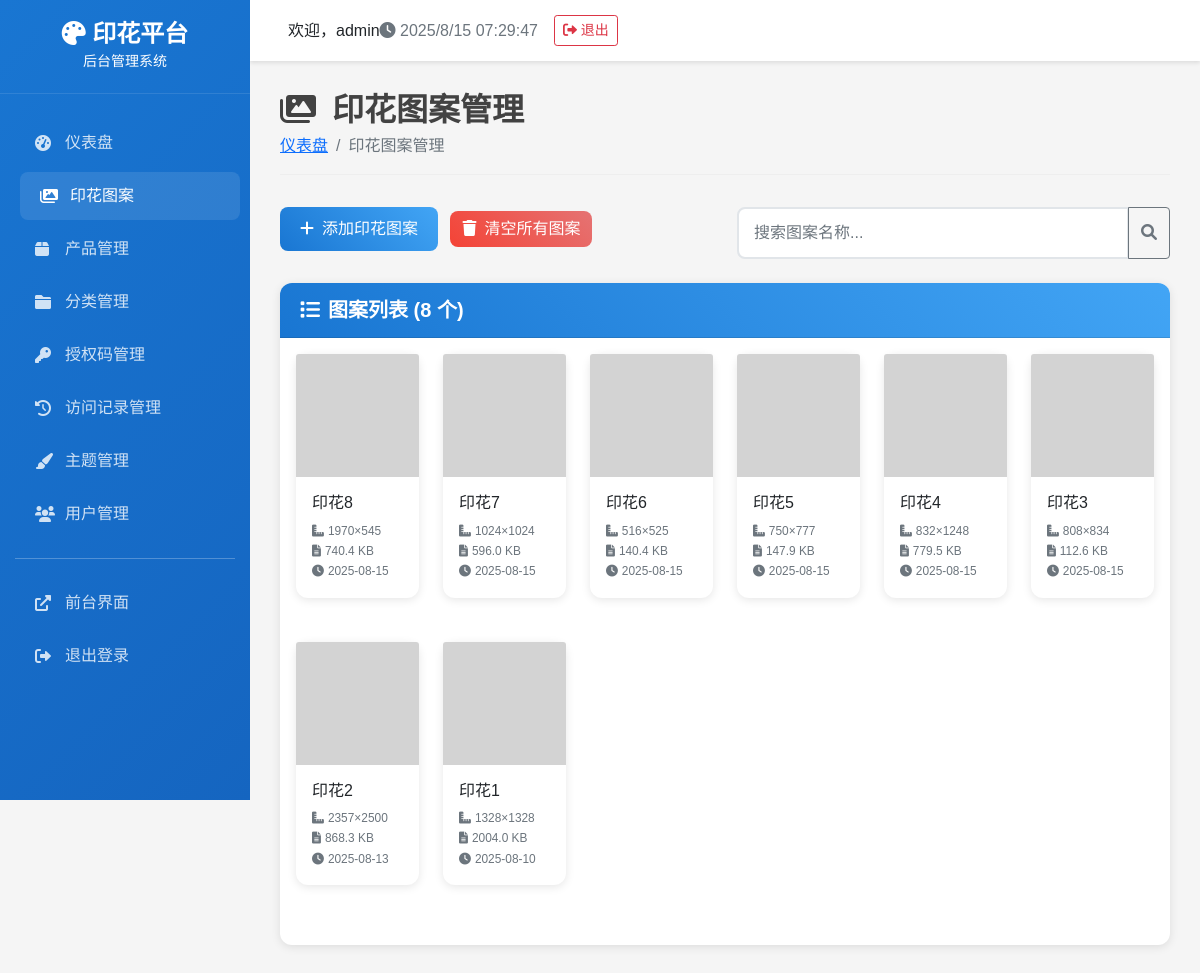
Before: /patterns (signed in) with the older database file.
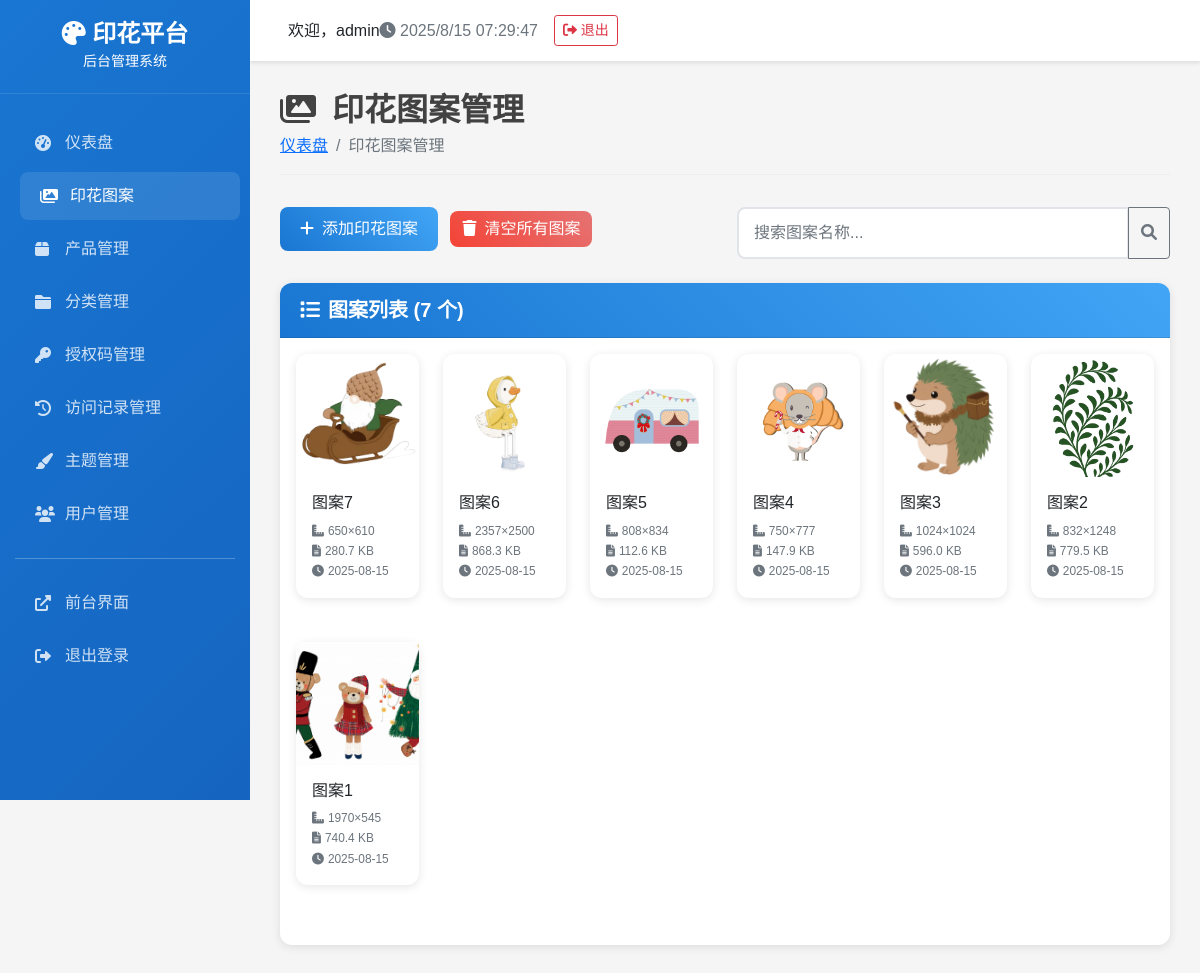
After: the same page with the newer database file.
### tables this page shows
CREATE TABLE patterns (
            id INTEGER PRIMARY KEY AUTOINCREMENT,
            name TEXT NOT NULL,
            filename TEXT NOT NULL,
            file_path TEXT NOT NULL,
            upload_time DATETIME DEFAULT CURRENT_TIMESTAMP,
            file_size INTEGER DEFAULT 0,
            image_width INTEGER DEFAULT 0,
            image_height INTEGER DEFAULT 0,
            is_active BOOLEAN DEFAULT 1
        );

### admin_app.py (the view)
    def decorated_function(*args, **kwargs):
        if 'admin_user_id' not in session:
            return redirect(url_for('login'))
        return f(*args, **kwargs)

### admin_app.py (called while the page is built)
def login_required(f):
    def decorated_function(*args, **kwargs):
        if 'admin_user_id' not in session:
            return redirect(url_for('login'))
        return f(*args, **kwargs)
    decorated_function.__name__ = f.__name__
    return decorated_function

@app.route('/patterns')
@login_required
def patterns():
    try:
        patterns = DatabaseManager.get_patterns() or []
    except Exception as e:
        print(f"获取印花图案失败: {e}")
        patterns = []
    return render_template('admin/patterns.html', patterns=patterns)

### backend/database.py (called while the page is built)
def get_db_connection():
    conn = sqlite3.connect(DATABASE_PATH)
    conn.row_factory = sqlite3.Row
    return conn

    @staticmethod
    def execute_query(query: str, params: tuple = ()) -> List[Dict[str, Any]]:
        conn = get_db_connection()
        cursor = conn.cursor()
        cursor.execute(query, params)
        results = [dict(row) for row in cursor.fetchall()]
        conn.close()
        return results

    @staticmethod
    def get_patterns(active_only: bool = True) -> List[Dict[str, Any]]:
        query = "SELECT * FROM patterns"
        if active_only:
            query += " WHERE is_active = 1"
        query += " ORDER BY upload_time DESC"
        return DatabaseManager.execute_query(query)

### templates/admin/patterns.html (shortened to what this page needs)
{% extends "admin/base.html" %}
{% block content %}
<div class="page-header">
    <h1><i class="fas fa-images me-3"></i>印花图案管理</h1>
    <nav aria-label="breadcrumb">
        <ol class="breadcrumb">
            <li class="breadcrumb-item"><a href="{{ url_for('index') }}">仪表盘</a></li>
            <li class="breadcrumb-item active">印花图案管理</li>
        </ol>
    </nav>
</div>
<div class="row mb-4">
    <div class="col-md-6">
        <button type="button" class="btn btn-primary" data-bs-toggle="modal" data-bs-target="#addPatternModal">
            <i class="fas fa-plus me-2"></i>添加印花图案
        </button>
        <button type="button" class="btn btn-danger ms-2" onclick="clearAllPatterns()">
            <i class="fas fa-trash me-2"></i>清空所有图案
        </button>
    </div>
    <div class="col-md-6">
        <div class="input-group">
            <input type="text" class="form-control" id="searchInput" placeholder="搜索图案名称...">
            <button class="btn btn-outline-secondary" type="button">
                <i class="fas fa-search"></i>
            </button>
        </div>
    </div>
</div>
<div class="card">
    <div class="card-header">
        <h5><i class="fas fa-list me-2"></i>图案列表 ({{ patterns|length }} 个)</h5>
    </div>
    <div class="card-body">
        {% if patterns %}
        <div class="row" id="patternsGrid">
            {% for pattern in patterns %}
            <div class="col-lg-2 col-md-3 col-sm-4 col-6 mb-4 pattern-item" data-name="{{ pattern.name|lower }}">
                <div class="card pattern-card">
                    <div class="pattern-image-container">
                        <img src="{{ url_for('uploaded_file', filename='patterns/' + pattern.filename) }}"
                             class="card-img-top pattern-image" alt="{{ pattern.name }}"
                             onerror="this.src='{{ url_for('static', filename='images/no-image.png') }}'">
                    </div>
                    <div class="card-body">
                        <h6 class="card-title">{{ pattern.name }}</h6>
                        <div class="pattern-info">
                            <small class="text-muted">
                                <i class="fas fa-ruler-combined me-1"></i>{{ pattern.image_width }}×{{ pattern.image_height }}
                            </small>
                            <br>
                            <small class="text-muted">
                                <i class="fas fa-file-alt me-1"></i>{{ (pattern.file_size / 1024) | round(1) }} KB
                            </small>
                            <br>
                            <small class="text-muted">
                                <i class="fas fa-clock me-1"></i>{{ pattern.upload_time[:10] if pattern.upload_time else '未知' }}
                            </small>
                        </div>
                    </div>
                </div>
            </div>
            {% endfor %}
        </div>
        {% else %}
        <div class="text-center py-5">
            <i class="fas fa-images fa-3x text-muted mb-3"></i>
            <h5 class="text-muted">暂无印花图案</h5>
            <p class="text-muted">点击上方"添加印花图案"按钮开始上传图案</p>
        </div>
        {% endif %}
    </div>
</div>
{% endblock %}

### templates/admin/base.html (shortened to what this page needs)
<!DOCTYPE html>
<html lang="zh-CN">
<head>
    <link href="https://cdn.jsdelivr.net/npm/bootstrap@5.1.3/dist/css/bootstrap.min.css" rel="stylesheet">
    <link href="https://cdnjs.cloudflare.com/ajax/libs/font-awesome/6.0.0/css/all.min.css" rel="stylesheet">
</head>
<body>
    <div class="sidebar">
        <div class="logo">
            <h4><i class="fas fa-palette"></i> 印花平台</h4>
            <small>后台管理系统</small>
        </div>
        <nav class="nav-menu">
            <div class="nav-item">
                    <a href="{{ url_for('index') }}" class="nav-link {% if request.endpoint == 'index' %}active{% endif %}">
                    <i class="fas fa-tachometer-alt"></i>
                    <span>仪表盘</span>
                </a>
            </div>
            <div class="nav-item">
                <a href="{{ url_for('patterns') }}" class="nav-link {% if request.endpoint == 'patterns' %}active{% endif %}">
                    <i class="fas fa-images"></i>
                    印花图案
                </a>
            </div>
            <div class="nav-item">
                <a href="{{ url_for('products') }}" class="nav-link {% if request.endpoint == 'products' %}active{% endif %}">
                    <i class="fas fa-box"></i>
                    产品管理
                </a>
            </div>
            <div class="nav-item">
                <a href="{{ url_for('categories') }}" class="nav-link {% if request.endpoint == 'categories' %}active{% endif %}">
                    <i class="fas fa-folder"></i>
                    分类管理
                </a>
            </div>
            <div class="nav-item">
                <a href="{{ url_for('access_codes') }}" class="nav-link {% if request.endpoint == 'access_codes' %}active{% endif %}">
                    <i class="fas fa-key"></i>
                    授权码管理
                </a>
            </div>
            <div class="nav-item">
                <a href="{{ url_for('access_logs') }}" class="nav-link {% if request.endpoint == 'access_logs' %}active{% endif %}">
                    <i class="fas fa-history"></i>
                    访问记录管理
                </a>
            </div>
            <div class="nav-item">
                <a href="{{ url_for('themes') }}" class="nav-link {% if request.endpoint == 'themes' %}active{% endif %}">
                    <i class="fas fa-paint-brush"></i>
                    主题管理
                </a>
            </div>
            <div class="nav-item">
                <a href="{{ url_for('users') }}" class="nav-link {% if request.endpoint == 'users' %}active{% endif %}">
                    <i class="fas fa-users"></i>
                    用户管理
                </a>
            </div>
            <hr style="border-color: rgba(255,255,255,0.1); margin: 20px 15px;">
            <div class="nav-item">
                <a href="http://localhost:5000" class="nav-link" target="_blank">
                    <i class="fas fa-external-link-alt"></i>
                    <span>前台界面</span>
                </a>
            </div>
            <div class="nav-item">
                <a href="{{ url_for('logout') }}" class="nav-link">
                    <i class="fas fa-sign-out-alt"></i>
                    <span>退出登录</span>
                </a>
            </div>
        </nav>
    </div>
    <div class="main-content">
        <div class="top-navbar">
            <div class="d-flex align-items-center">
                <span class="ms-2">欢迎，{{ session.admin_username or 'Admin' }}</span>
            </div>
            <div class="d-flex align-items-center">
                <span class="text-muted me-3">
                    <i class="fas fa-clock"></i>
                    <span id="current-time"></span>
                </span>
                <a href="{{ url_for('logout') }}" class="btn btn-outline-danger btn-sm">
                    <i class="fas fa-sign-out-alt"></i> 退出
                </a>
            </div>
        </div>
        <div class="content-area">
            {% block content %}{% endblock %}
        </div>
    </div>
</body>
</html>

### templates/admin/base.html (style rules this page uses)
:root { --primary-color: #1976d2; --secondary-color: #424242; --success-color: #4caf50; --warning-color: #ff9800; --danger-color: #f44336; --sidebar-width: 250px; }
body { font-family: 'Microsoft YaHei', Arial, sans-serif; background-color: #f5f5f5; }
.sidebar { position: fixed; top: 0; left: 0; height: 100vh; width: var(--sidebar-width); background: linear-gradient(135deg, var(--primary-color), #1565c0); color: white; z-index: 1000; overflow-y: auto; }
.sidebar .logo { padding: 20px; text-align: center; border-bottom: 1px solid rgba(255,255,255,0.1); }
.sidebar .logo h4 { margin: 0; font-weight: 600; }
.sidebar .nav-menu { padding: 20px 0; }
.sidebar .nav-item { margin: 5px 15px; }
.sidebar .nav-link { color: rgba(255,255,255,0.8); padding: 12px 20px; border-radius: 8px; text-decoration: none; display: flex; align-items: center; transition: all 0.3s ease; }
.sidebar .nav-link:hover, .sidebar .nav-link.active { background: rgba(255,255,255,0.1); color: white; transform: translateX(5px); }
.sidebar .nav-link i { width: 20px; margin-right: 10px; }
.main-content { margin-left: var(--sidebar-width); min-height: 100vh; }
.top-navbar { background: white; padding: 15px 30px; box-shadow: 0 2px 4px rgba(0,0,0,0.1); display: flex; justify-content: between; align-items: center; }
.content-area { padding: 30px; }
.page-header { margin-bottom: 30px; }
.page-header h1 { color: var(--secondary-color); font-size: 2rem; font-weight: 600; margin: 0; }
.page-header .breadcrumb { background: none; padding: 0; margin: 5px 0 0 0; }
.card { border: none; border-radius: 12px; box-shadow: 0 2px 10px rgba(0,0,0,0.1); margin-bottom: 20px; }
.card-header { background: linear-gradient(45deg, var(--primary-color), #42a5f5); color: white; border-radius: 12px 12px 0 0 !important; padding: 15px 20px; }
.card-header h5 { margin: 0; font-weight: 600; }
.btn-primary { background: linear-gradient(45deg, var(--primary-color), #42a5f5); border: none; border-radius: 8px; padding: 10px 20px; font-weight: 500; }
.btn-danger { background: linear-gradient(45deg, var(--danger-color), #e57373); border: none; border-radius: 8px; }
.form-control, .form-select { border-radius: 8px; border: 2px solid #e1e5e9; padding: 12px 15px; }

### templates/admin/patterns.html (style rules this page uses)
.pattern-card { transition: all 0.3s ease; border: none; box-shadow: 0 2px 10px rgba(0,0,0,0.1); }
.pattern-image-container { position: relative; overflow: hidden; aspect-ratio: 1; width: 100%; }
.pattern-image { width: 100%; height: 100%; object-fit: cover; transition: transform 0.3s ease; }
.pattern-info { font-size: 0.85rem; }
.page-header { margin-bottom: 2rem; padding-bottom: 1rem; border-bottom: 1px solid #eee; }

Changed rows visible on the page:
removed patterns: name "印花8", image_width "1970", image_height "545", (pattern.file_size/1024)|round(1) "740.4", upload_time "2025-08-15"
removed patterns: name "印花7", image_width "1024", image_height "1024", (pattern.file_size/1024)|round(1) "596.0", upload_time "2025-08-15"
removed patterns: name "印花6", image_width "516", image_height "525", (pattern.file_size/1024)|round(1) "140.4", upload_time "2025-08-15"
removed patterns: name "印花5", image_width "750", image_height "777", (pattern.file_size/1024)|round(1) "147.9", upload_time "2025-08-15"
removed patterns: name "印花4", image_width "832", image_height "1248", (pattern.file_size/1024)|round(1) "779.5", upload_time "2025-08-15"
removed patterns: name "印花3", image_width "808", image_height "834", (pattern.file_size/1024)|round(1) "112.6", upload_time "2025-08-15"
removed patterns: name "印花2", image_width "2357", image_height "2500", (pattern.file_size/1024)|round(1) "868.3", upload_time "2025-08-13"
removed patterns: name "印花1", image_width "1328", image_height "1328", (pattern.file_size/1024)|round(1) "2004.0", upload_time "2025-08-10"
added patterns: filename (picture), name "图案7", image_width "650", image_height "610", (pattern.file_size/1024)|round(1) "280.7", upload_time "2025-08-15"
added patterns: filename (picture), name "图案6", image_width "2357", image_height "2500", (pattern.file_size/1024)|round(1) "868.3", upload_time "2025-08-15"
added patterns: filename (picture), name "图案5", image_width "808", image_height "834", (pattern.file_size/1024)|round(1) "112.6", upload_time "2025-08-15"
added patterns: filename (picture), name "图案4", image_width "750", image_height "777", (pattern.file_size/1024)|round(1) "147.9", upload_time "2025-08-15"
added patterns: filename (picture), name "图案3", image_width "1024", image_height "1024", (pattern.file_size/1024)|round(1) "596.0", upload_time "2025-08-15"
added patterns: filename (picture), name "图案2", image_width "832", image_height "1248", (pattern.file_size/1024)|round(1) "779.5", upload_time "2025-08-15"
added patterns: filename (picture), name "图案1", image_width "1970", image_height "545", (pattern.file_size/1024)|round(1) "740.4", upload_time "2025-08-15"
Other visible differences:
{{ patterns|length }}: "8" → "7"
